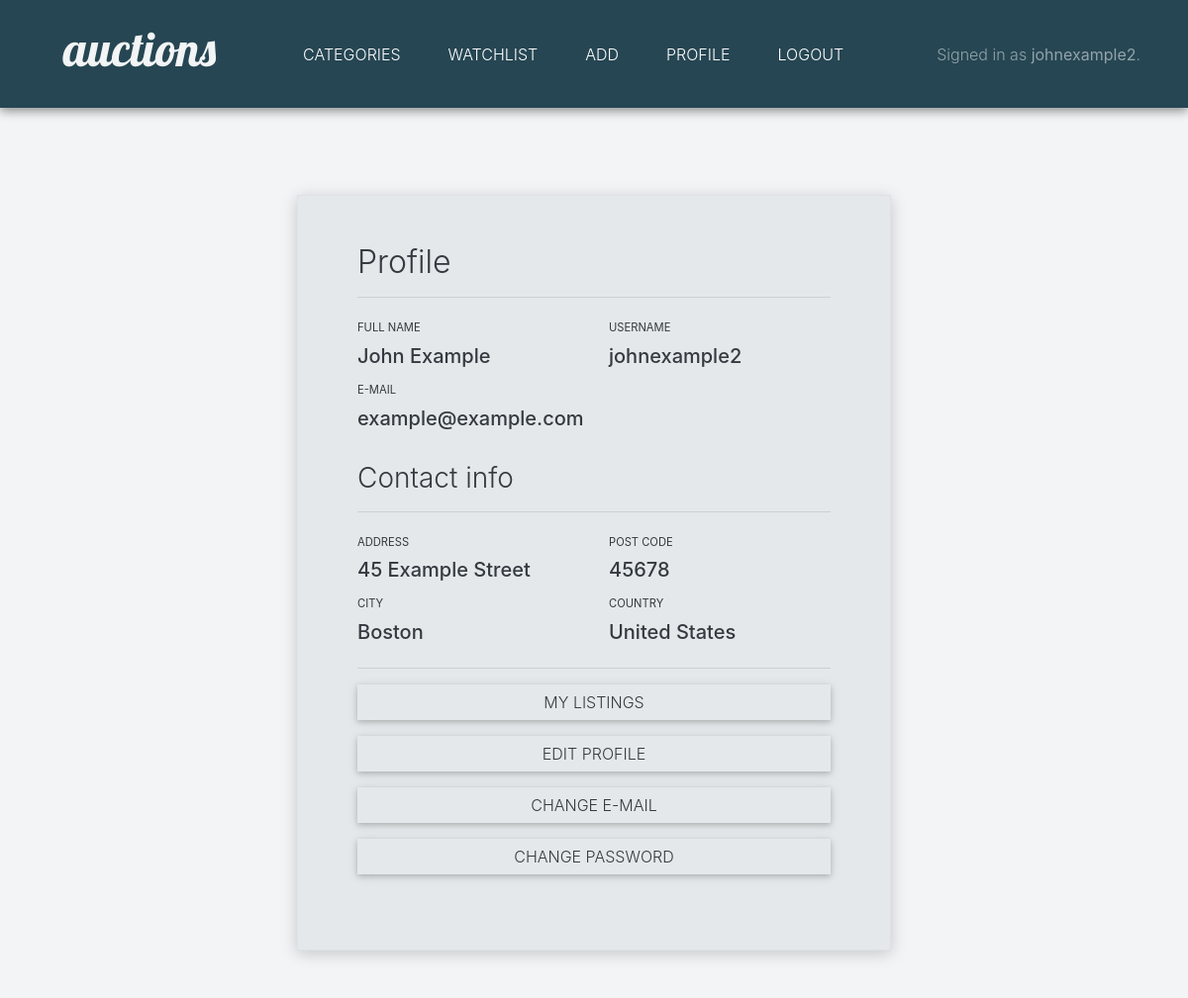
Screenshot of /profile (signed in) with the database file from the repository.
### auctions/models.py (models this page shows, shortened)
class User(AbstractUser):
    pass

class Contact(models.Model):
    house = models.CharField(max_length=64, blank=True, null=True)
    street = models.CharField(max_length=64, blank=True, null=True)
    postcode = models.CharField(max_length=5, blank=True, null=True)
    city = models.CharField(max_length=30, blank=True, null=True)
    country = models.CharField(max_length=30, blank=True, null=True)
    user = models.ForeignKey(User, on_delete=models.CASCADE)

### auctions/views.py (the view)
# urls.py: path("profile", views.profile_view, name="profile"),
@login_required
def profile_view(request):
    logged_user = request.user
    id = logged_user.id
    username = logged_user.username
    first_name = logged_user.first_name
    last_name = logged_user.last_name
    email = logged_user.email
    contact = Contact.objects.get(user_id=id)
    house = contact.house
    street = contact.street
    post_code = contact.postcode
    city = contact.city
    country = contact.country
    return render(request, "auctions/profile_view.html", {
        "username": username,
        "first_name": first_name,
        "last_name": last_name,
        "email": email,
        "house": house,
        "street": street,
        "postcode": post_code,
        "city": city,
        "country": country
    })

### auctions/templates/auctions/profile_view.html (shortened to what this page needs)
{% extends "auctions/layout.html" %}
{% block body %}
    <div class="login-panel animated slideInDown border mt-5">
        <div><h2>Profile</h2></div>
        <hr>
        <div class="row">
            <div class="col">
                <label class="form-input-label" for="userFullName">FULL NAME</label>
                <div id="userFullName"><h5>{{ first_name }} {{ last_name }}</h5></div>
            </div>
            <div class="col">
                <label class="form-input-label" for="userFullName">USERNAME</label>
                <div id="userFullName"><h5>{{ username }}</h5></div>
            </div>
        </div>
        <div class="row">
            <div class="col">
                <label class="form-input-label" for="userEmail">E-MAIL</label>
                <div id="userEmail"><h5>{{ email }}</h5></div>
            </div>
        </div>
        {% if house != None or street != None or postcode != None or city != None or country != None %}
        <div class="pt-4"><h3>Contact info</h3></div>
        <hr>
        <div class="row">
            {% if house != None or street != None %}
            <div class="col">
                <label class="form-input-label" for="userEmail">ADDRESS</label>
                <div id="userEmail"><h5>{{ house }} {{ street }}</h5></div>
            </div>
            {% endif %}
            {% if postcode != None %}
            <div class="col">
                <label class="form-input-label" for="userEmail">POST CODE</label>
                <div id="userEmail"><h5>{{ postcode }}</h5></div>
            </div>
            {% endif %}
        </div>
        <div class="row">
            {% if city != None %}
            <div class="col">
                <label class="form-input-label" for="userEmail">CITY</label>
                <div id="userEmail"><h5>{{ city }}</h5></div>
            </div>
            {% endif %}
            {% if country != None %}
            <div class="col">
                <label class="form-input-label" for="userEmail">COUNTRY</label>
                <div id="userEmail"><h5>{{ country }}</h5></div>
            </div>
            {% endif %}
        </div>
        {% endif %}
        <hr>
        <div class="row pb-3">
            <div class="col">
                <a href="{% url 'listings_view' %}" role="button" class="btn btn-secondary button-custom-secondary btn-block">MY LISTINGS</a>
            </div>
        </div>
        <div class="row pb-3">
            <div class="col">
                <a href="{% url 'profile_edit' %}" role="button" class="btn btn-secondary button-custom-secondary btn-block">EDIT PROFILE</a>
            </div>
        </div>
        <div class="row pb-3">
            <div class="col">
                <a href="{% url 'change_email' %}" role="button" class="btn btn-secondary button-custom-secondary btn-block">CHANGE E-MAIL</a>
            </div>
        </div>
        <div class="row pb-3">
            <div class="col">
                <a href="{% url 'change_password' %}" role="button" class="btn btn-secondary button-custom-secondary btn-block">CHANGE PASSWORD</a>
            </div>
        </div>
    </div>
{% endblock %}

### auctions/templates/auctions/layout.html (shortened to what this page needs)
{% load static %}
<!DOCTYPE html>
<html lang="en">
    <head>
        <link href="{% static 'auctions/mdb.min.css' %}" rel="stylesheet">
        <link rel="stylesheet" href="https://stackpath.bootstrapcdn.com/bootstrap/4.4.1/css/bootstrap.min.css">
        <link href="{% static 'auctions/styles.css' %}" rel="stylesheet">
    </head>
    <body>
        <nav class="navbar navbar-expand-lg navbar-dark px-5 nav-bar-styling">
            <a class="navbar-brand logo pb-3 pr-5 pl-3 animated fadeIn slower" href="{% url 'index' %}"><span class="logo-letter">a</span><span class="logo-letter">u</span><span class="logo-letter">c</span><span class="logo-letter">t</span><span class="logo-letter">i</span><span class="logo-letter">o</span><span class="logo-letter">n</span><span class="logo-letter">s</span></a>
            <div class="collapse navbar-collapse" id="navbarText">
                <ul class="navbar-nav mr-auto">
                    <li class="nav-item px-3">
                        <a class="nav-link animated fadeIn slower" href="{% url 'categories_view' %}">CATEGORIES</a>
                    </li>
                    {% if user.is_authenticated %}
                        <li class="nav-item px-3">
                            <a class="nav-link animated fadeIn slower" href="{% url 'watchlist_view' %}">WATCHLIST</a>
                        </li>
                        <li class="nav-item px-3">
                            <a class="nav-link animated fadeIn slower" href="{% url 'add_listing' %}">ADD</a>
                        </li>
                        <li class="nav-item px-3">
                            <a class="nav-link animated fadeIn slower" href="{% url 'profile' %}">PROFILE</a>
                        </li>
                        <li class="nav-item px-3">
                            <a class="nav-link animated fadeIn slower" href="{% url 'logout' %}">LOGOUT</a>
                        </li>
                    {% endif %}
                </ul>
                <span class="navbar-text pl-3 animated fadeIn slower">
                {% if user.is_authenticated %}
                    Signed in as <strong>{{ user.username }}</strong>.
                {% else %}
                    Not signed in.
                {% endif %}
                </span>
            </div>
        </nav>
        <div class="content-storage text-dark">
            {% block body %}
            {% endblock %}
        </div>
    </body>
</html>

### auctions/static/auctions/styles.css (style rules this page uses)
h2 { font-weight: 300; }
h3 { font-weight: 300; }
body { background-color: #F2F4F5; }
.content-storage { margin: auto; width: 100vw; max-width: 1200px; background-color: #F2F4F5; padding-left: 5vw; padding-right: 5vw; padding-top: 2.5rem; padding-bottom: 3rem; }
.login-panel { padding: 4vw 5vw 5vw 5vw; max-width: 600px; margin: auto; background-color: #E4E8EA; box-shadow: 0px 3px 15px #00000030 !important; }
.logo { font-family: 'Lobster', cursive; color: #F2F4F5 !important; font-size: 3rem; }
.logo-letter { transition: 0.2s ease-in-out; }
.nav-bar-styling { z-index: 1 !important; background-color: #264653; box-shadow: 0px 3px 10px #00000070 !important; }
.nav-link { font-weight: 300; transition: text-shadow 0.2s ease-in-out; }
.button-custom-secondary { background-color: #E4E8EA !important; border-radius: 0; transition: text-shadow 0.2s ease-in-out; border: none; font-weight: 300; color: #343a40 }
.form-input-label { font-weight: 400; font-size: 0.7rem; }
::placeholder { color: lightgray !important; font-weight: 300; }

### rows the page displays
User: username "johnexample2", first_name "John", last_name "Example", email "example@example.com"
Contact: house "45", street "Example Street", postcode "45678", city "Boston", country "United States"
